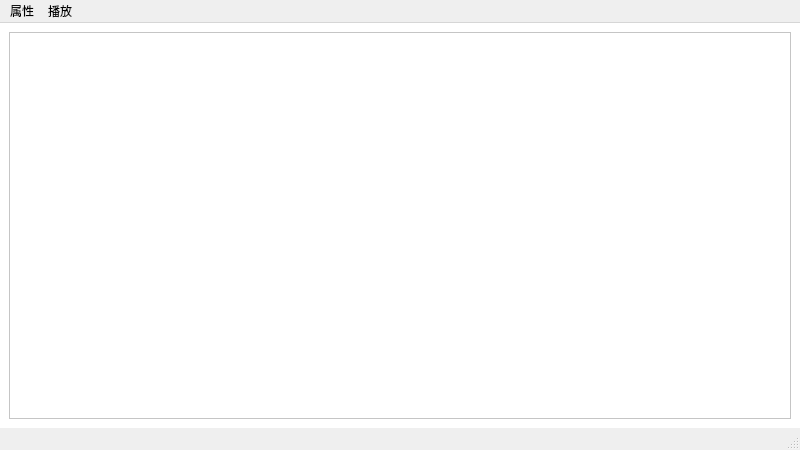
<?xml version="1.0" encoding="UTF-8"?>
<ui version="4.0">
 <class>MainWindow</class>
 <widget class="QMainWindow" name="MainWindow">
  <property name="geometry">
   <rect>
    <x>0</x>
    <y>0</y>
    <width>800</width>
    <height>450</height>
   </rect>
  </property>
  <property name="minimumSize">
   <size>
    <width>800</width>
    <height>450</height>
   </size>
  </property>
  <property name="maximumSize">
   <size>
    <width>800</width>
    <height>450</height>
   </size>
  </property>
  <property name="windowTitle">
   <string>Cardinal</string>
  </property>
  <property name="windowIcon">
   <iconset resource="img/Share.qrc">
    <normaloff>:/Logo/Share/Logo.png</normaloff>:/Logo/Share/Logo.png</iconset>
  </property>
  <widget class="QWidget" name="centralwidget">
   <property name="styleSheet">
    <string notr="true">background-color: rgb(255, 255, 255);</string>
   </property>
   <layout class="QGridLayout" name="gridLayout">
    <item row="0" column="0">
     <widget class="QScrollArea" name="scrollArea">
      <property name="styleSheet">
       <string notr="true"/>
      </property>
      <property name="widgetResizable">
       <bool>true</bool>
      </property>
      <widget class="QWidget" name="scrollAreaWidgetContents">
       <property name="geometry">
        <rect>
         <x>0</x>
         <y>0</y>
         <width>780</width>
         <height>385</height>
        </rect>
       </property>
       <property name="minimumSize">
        <size>
         <width>760</width>
         <height>200</height>
        </size>
       </property>
       <property name="maximumSize">
        <size>
         <width>16777215</width>
         <height>16777215</height>
        </size>
       </property>
       <property name="styleSheet">
        <string notr="true"/>
       </property>
      </widget>
     </widget>
    </item>
   </layout>
  </widget>
  <widget class="QMenuBar" name="menubar">
   <property name="geometry">
    <rect>
     <x>0</x>
     <y>0</y>
     <width>800</width>
     <height>23</height>
    </rect>
   </property>
   <widget class="QMenu" name="menuMenu">
    <property name="tearOffEnabled">
     <bool>false</bool>
    </property>
    <property name="title">
     <string>属性</string>
    </property>
    <addaction name="action_about"/>
   </widget>
   <widget class="QMenu" name="menu">
    <property name="title">
     <string>播放</string>
    </property>
    <addaction name="action_play_selected"/>
    <addaction name="action_play_all"/>
   </widget>
   <addaction name="menuMenu"/>
   <addaction name="menu"/>
  </widget>
  <widget class="QStatusBar" name="statusbar"/>
  <action name="action_about">
   <property name="checkable">
    <bool>false</bool>
   </property>
   <property name="text">
    <string>关于</string>
   </property>
   <property name="autoRepeat">
    <bool>true</bool>
   </property>
   <property name="visible">
    <bool>true</bool>
   </property>
   <property name="iconVisibleInMenu">
    <bool>true</bool>
   </property>
  </action>
  <action name="action_play_selected">
   <property name="text">
    <string>播放所选</string>
   </property>
  </action>
  <action name="action_play_all">
   <property name="text">
    <string>播放所有</string>
   </property>
  </action>
 </widget>
 <resources>
  <include location="img/Share.qrc"/>
 </resources>
 <connections>
  <connection>
   <sender>action_about</sender>
   <signal>triggered()</signal>
   <receiver>MainWindow</receiver>
   <slot>About_Window()</slot>
   <hints>
    <hint type="sourcelabel">
     <x>-1</x>
     <y>-1</y>
    </hint>
    <hint type="destinationlabel">
     <x>400</x>
     <y>228</y>
    </hint>
   </hints>
  </connection>
  <connection>
   <sender>action_play_selected</sender>
   <signal>triggered()</signal>
   <receiver>MainWindow</receiver>
   <slot>Play_selected()</slot>
   <hints>
    <hint type="sourcelabel">
     <x>-1</x>
     <y>-1</y>
    </hint>
    <hint type="destinationlabel">
     <x>399</x>
     <y>224</y>
    </hint>
   </hints>
  </connection>
  <connection>
   <sender>action_play_all</sender>
   <signal>triggered()</signal>
   <receiver>MainWindow</receiver>
   <slot>Play_all()</slot>
   <hints>
    <hint type="sourcelabel">
     <x>-1</x>
     <y>-1</y>
    </hint>
    <hint type="destinationlabel">
     <x>399</x>
     <y>224</y>
    </hint>
   </hints>
  </connection>
 </connections>
 <slots>
  <slot>About_Window()</slot>
  <slot>Play_selected()</slot>
  <slot>Play_all()</slot>
 </slots>
</ui>
